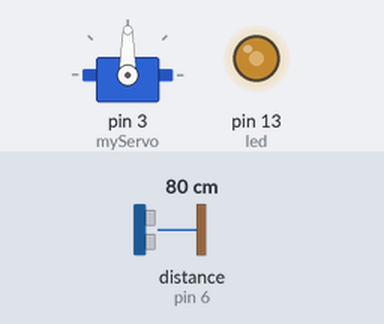
Simulated run of this sketch. Board: Arduino Uno, built with avr-gcc and run on an emulated ATmega328P. Parts: servo, output pins drawn as LEDs (lit = HIGH). Wiring (inferred from the names in the program): ultrasonic range finder: trigger pin 5; echo pin 6. Inputs (shaded band) come from the test bench; at power-on: distance to the obstacle (sensor on pin 6) 80 cm. The echo pulse lasts 58.3 µs per cm; pins used as bus, display or sensor lines are not drawn.

Above: at 0.1 s.
Timing chart, 0 to 1.6 s (numbered marks = the images above):
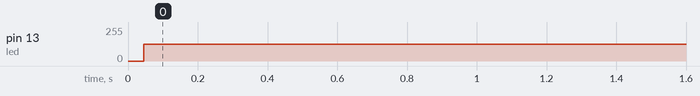

Measured:
- by itself, pin 13 (led): 0/255 → 125/255 at 0.05 s

The sketch:

LED-Servo_Proximity_Alert_System.ino
```cpp
#include<Servo.h>

Servo myServo;

const int led = 13;
const int trig = 5;
const int echo = 6;
long duration;
int distance;

void setup() {
  myServo.attach(3);
  pinMode(led , OUTPUT);
  pinMode(trig , OUTPUT);
  pinMode(echo , INPUT);

}

void loop() {

  digitalWrite(trig,LOW);
  delayMicroseconds(4);

  digitalWrite(trig,HIGH);
  delayMicroseconds(10);
  digitalWrite(trig,LOW);

  duration = pulseIn(echo , HIGH);
  distance = (duration*0.034)/2;

  if(distance<90)
  {
    myServo.write(90);
    int i=1;
    while(i>0){
      digitalWrite(led,HIGH);
      digitalWrite(led,LOW);
      i++;

    }
  }
  else if(distance<100)
  {
    digitalWrite(led , HIGH);
  }
  else
  {
    myServo.write(0);
    digitalWrite(led , LOW);
  }
  delay(500);
}
```
